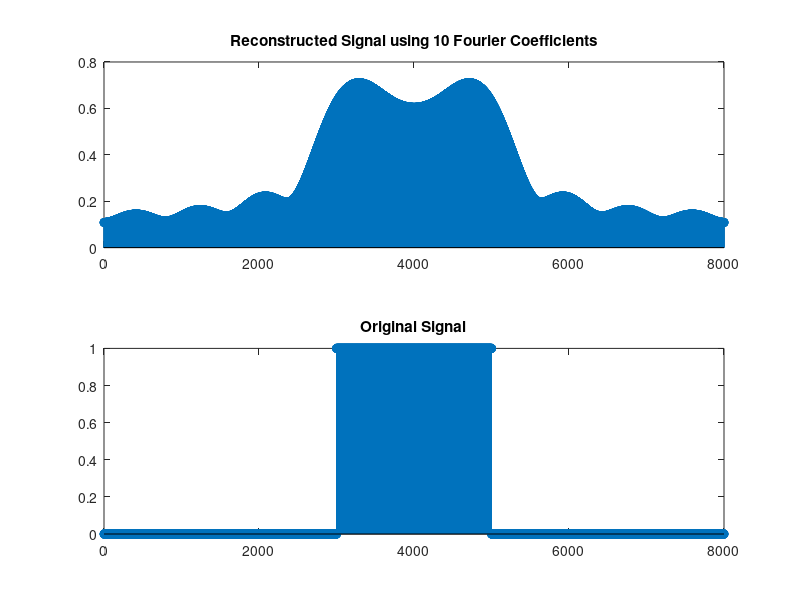
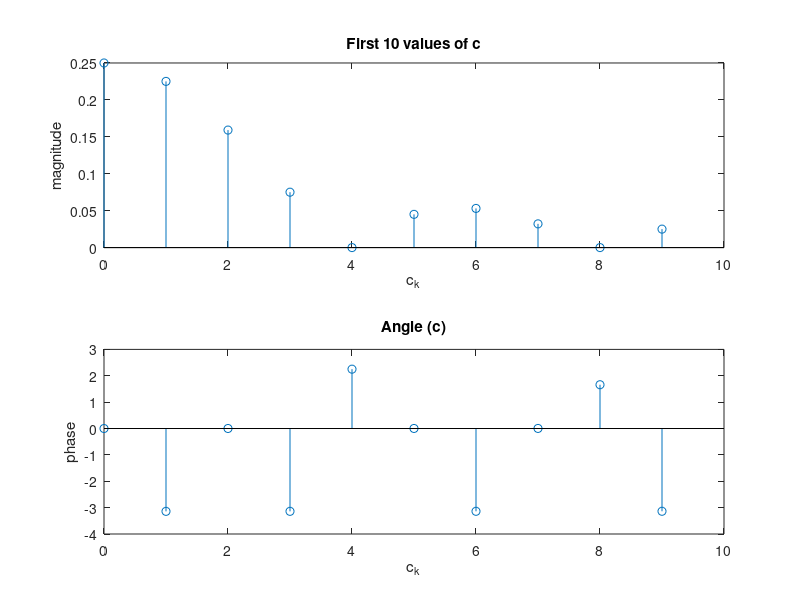

Recreate these plots in MATLAB, in order.
fs = 1/8000; 
N = 8000;
t = 0:fs:1-fs;  
w_0 = pi/4000; 
evenSqWave = [zeros(1,3000), ones(1,2000), zeros(1,3000)]; %1 x 8000 array

k = 10; %fourier coefficients 

exp_matrix_analysis = zeros(k,N);
exp_matrix_synthesis = zeros(k,N); 

for m = 0:k-1 
    for n = 0:N-1
        exp_matrix_analysis(m+1,n+1) = exp(-1i*m*w_0*n); % 10 x 8000 matrix
    end
end

for m = 0:k-1
    for n = 0:N-1
        exp_matrix_synthesis(m+1,n+1) = exp(1i*m*w_0*n); % 10 x 8000 matrix
    end
end

c = exp_matrix_analysis*evenSqWave'*(1/N); %10 x 1 matrix
x = exp_matrix_synthesis'*c;

figure
subplot(2,1,1)
stem(abs(x))
title(['Reconstructed Signal using ',num2str(k),' Fourier Coefficients']) 

subplot(2,1,2)
stem(evenSqWave)
title('Original Signal')

mag = abs(c)'; 
phase = angle(c)'; 

figure
subplot(2,1,1)
stem(0:k-1,mag)
title('First 10 values of c') 
xlabel('c_k')
ylabel('magnitude')

subplot(2,1,2)
stem(0:k-1,phase)
title('Angle (c)')
xlabel('c_k')
ylabel('phase')



%stem(t,evenSqWave)
%title('Even Symmetric Square Wave')
%ylabel('Amplitude')
%xlabel('Time')